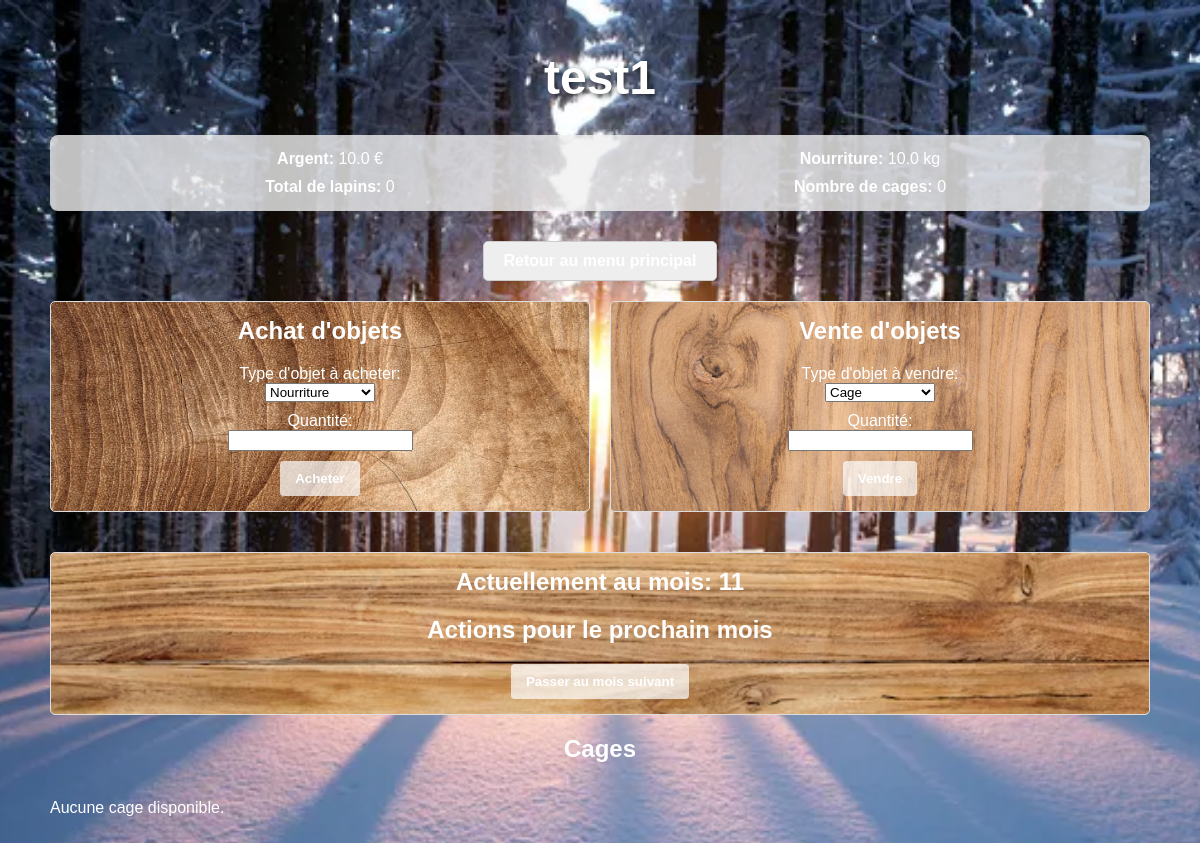
Before: /jeu/rearing/test1/ with the older database file.
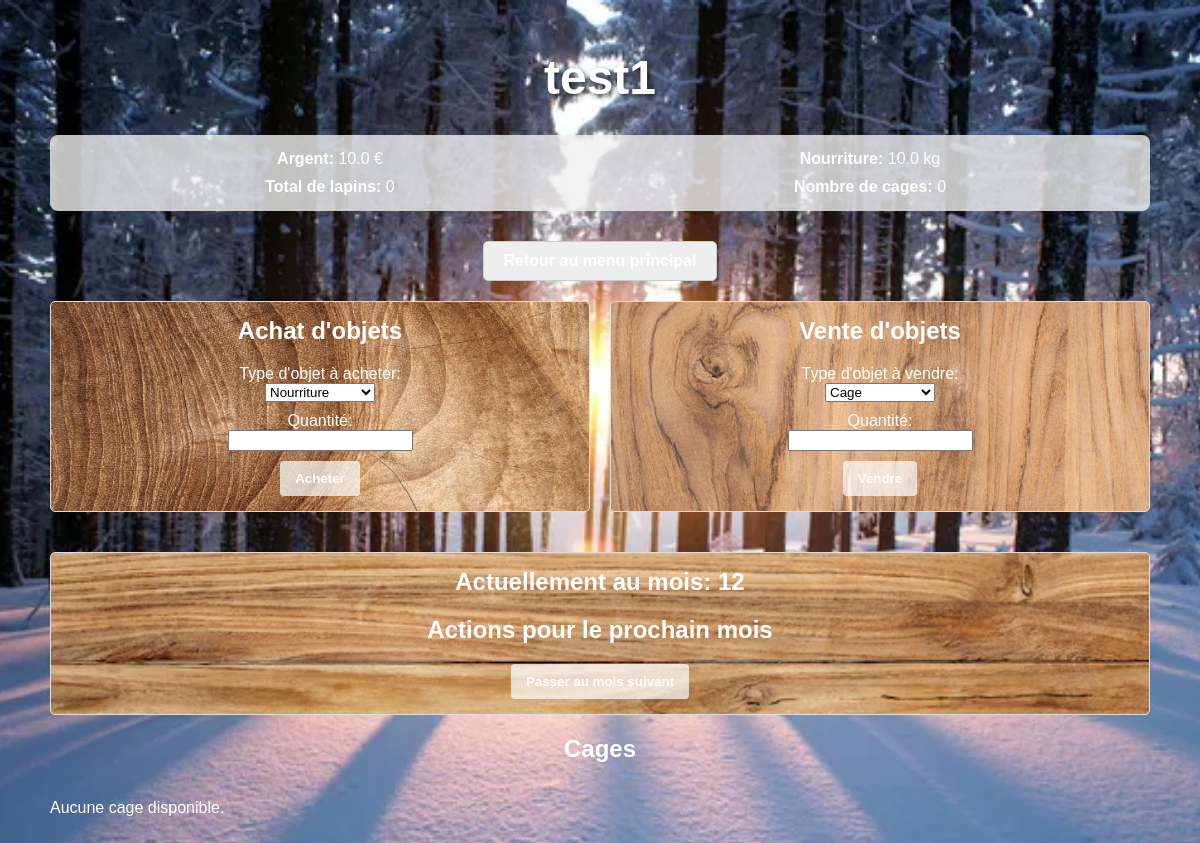
After: the same page with the newer database file.
### jeu/models.py (models this page shows, shortened)
class Rearing(models.Model):
    rearing_name = models.CharField(max_length=20, unique=True)     # Attribut unique pour recuperer les elevages selon leur nom
    game = models.ForeignKey(Game, on_delete=models.CASCADE)        # Sers à compter le nombre de tour ( Rajouter des attributs de jeu si multijoueur)
    current_money = models.FloatField(default=0)
    current_food = models.FloatField(default=0)

class Game(models.Model):
    current_turn = models.IntegerField(default=1)

### jeu/views.py (the view, shortened to what this page needs)
# urls.py: path('rearing/<str:rearing_name>/', views.rearing_dashboard, name='rearing_dashboard'),
def rearing_dashboard(request, rearing_name):
    rearing = get_object_or_404(Rearing, rearing_name=rearing_name)
    rabbits = Rabbit.objects.filter(cage__rearing=rearing)
    cages = Cage.objects.filter(rearing=rearing)
    total_rabbits = rabbits.count()
    total_cages = cages.count()
    month = (rearing.game.current_turn) % 12
    if month in [1, 2, 3]:
        background = 'printemps.png'
    elif month in [4, 5, 6]:
        background = 'ete.png'
    elif month in [7, 8, 9]:
        background = 'automne.png'
    else:
        background = 'hiver.png'
    buy_form = BuyItemForm()
    sell_form = SellItemForm()
    if request.method == 'GET':
        return render(request, 'jeu/dashboard.html', {
            'rearing': rearing,
            'rabbits': rabbits,
            'total_rabbits': total_rabbits,
            'total_cages': total_cages,
            'buy_form': buy_form,
            'sell_form': sell_form,
            'background_image': f"jeu/images/{background}"
        })

### jeu/forms.py
class BuyItemForm(forms.Form):
    ITEM_CHOICES_BUY = [
        ('food', 'Nourriture'),
        ('cage', 'Cage'),
        ('baby', 'Bébé lapin'),
        ('young', 'Jeune lapin'),
        ('male', 'Mâle adulte'),
        ('female', 'Femelle adulte'),
    ]
    item_type = forms.ChoiceField(choices=ITEM_CHOICES_BUY, label="Type d'objet à acheter")
    quantity = forms.IntegerField(min_value=1, label="Quantité")

class SellItemForm(forms.Form):
    ITEM_CHOICES_SELL = [
        ('cage', 'Cage'),
        ('male', 'Mâle adulte'),
        ('female', 'Femelle adulte'),
    ]
    item_type = forms.ChoiceField(choices=ITEM_CHOICES_SELL, label="Type d'objet à vendre")
    quantity = forms.IntegerField(min_value=1, label="Quantité")

### jeu/templates/jeu/dashboard.html (shortened to what this page needs)
<!DOCTYPE html>
{% load static %}
<html lang="fr">
<head>
    <link rel="stylesheet" href="{% static 'css/global.css' %}">
</head>
<body style="background-image: url('{% static background_image %}'); background-size: cover; background-repeat: no-repeat; background-attachment: fixed;">
    <h1 class="dashboard-title">{{ rearing.rearing_name }}</h1>
    <div class="resources">
        <div><strong>Argent:</strong> {{ rearing.current_money }} €</div>
        <div><strong>Nourriture:</strong> {{ rearing.current_food }} kg</div>
        <div><strong>Total de lapins:</strong> {{ total_rabbits }}</div>
        <div><strong>Nombre de cages:</strong> {{ total_cages }}</div>
    </div>
    <div style="display: flex; justify-content: center; margin-top: 30px;">
        <a href="{% url 'jeu:main_menu' %}" class="btn" style="
            padding: 10px 20px;
            background-color: #eee;
            border: 1px solid #ccc;
            border-radius: 5px;
            text-decoration: none;
            font-weight: bold;
            text-align: center;
        ">
        </a>
    </div>
    <div style="display: flex; gap: 20px;">
        <form method="post" class="action-form" style="flex: 1; background-image: url('{% static "jeu/images/bois1.jpg" %}');">
            <h2>Achat d'objets</h2>
            <div class="form-group">
                {{ buy_form.item_type.label_tag }}<br>
                {{ buy_form.item_type }}
            </div>
            <div class="form-group">
                {{ buy_form.quantity.label_tag }}<br>
                {{ buy_form.quantity }}
            </div>
            <button type="submit" class="btn btn-buy">Acheter</button>
        </form>
        <form method="post" class="action-form" style="flex: 1; background-image: url('{% static "jeu/images/bois2.jpg" %}');">
            <h2>Vente d'objets</h2>
            <div class="form-group">
                {{ sell_form.item_type.label_tag }}<br>
                {{ sell_form.item_type }}
            </div>
            <div class="form-group">
                {{ sell_form.quantity.label_tag }}<br>
                {{ sell_form.quantity }}
            </div>
            <button type="submit" class="btn btn-sell">Vendre</button>
        </form>
    </div>
    <form method="post" action="{% url 'jeu:rearing_dashboard' rearing_name=rearing.rearing_name %}" class="action-form" style="background-image: url('{% static "jeu/images/bois3.jpg" %}');">
        <h2>Actuellement au mois: {{ rearing.game.current_turn }}</h2>
        <h2>Actions pour le prochain mois</h2>
        <button type="submit" class="btn btn-next-turn">Passer au mois suivant</button>
    </form>
    <h2>Cages</h2>
    <div class="cages-container">
        {% for cage in rearing.cages.all %}
            <div class="cage-card">
                <h3>Cage #{{ forloop.counter }}</h3>
                <button type="button" onclick="toggleLapins({{ forloop.counter }})" class="btn" style="margin-top: 10px;">Voir les lapins</button>
                <div class="cage-lapins" id="lapins-{{ forloop.counter }}">
                    {% with rabbits=cage.rabbits.all %}
                        {% if rabbits %}
                            <ul>
                                {% for rabbit in rabbits %}
                                    <li class="lapin" title="Faim: {{ rabbit.hunger }}%, Infection: {{ rabbit.infection }}%">
                                        {{ rabbit.type }} - {{ rabbit.age }} mois
                                    </li>
                                {% endfor %}
                            </ul>
                        {% else %}
                            <p>Aucun lapin.</p>
                        {% endif %}
                    {% endwith %}
                </div>
            </div>
        {% empty %}
            <p>Aucune cage disponible.</p>
        {% endfor %}
    </div>
</body>
</html>

### jeu/static/css/global.css (style rules this page uses)
body { font-family: Arial, sans-serif; margin: 0; padding: 50px; text-align: center; color: white; background-size: cover; background-position: center; background-repeat: no-repeat; background-attachment: fixed; }
h1, h2, h3 { margin-top: 0; }
.btn { padding: 10px 15px; color: white; border: none; border-radius: 4px; cursor: pointer; font-weight: bold; transition: background-color 0.3s ease, transform 0.2s ease; }
.btn-buy, .btn-sell, .btn-next-turn { background-color: rgba(255, 255, 255, 0.7); }
.resources { display: grid; grid-template-columns: repeat(2, 1fr); gap: 10px; margin: 20px 0; background-color: rgba(240, 240, 240, 0.8); padding: 15px; border-radius: 8px; }
.dashboard-title { font-size: 3em; margin-bottom: 30px; color: white; text-shadow: 2px 2px 5px rgba(0,0,0,0.6); }
.cages-container { display: flex; overflow-x: auto; gap: 10px; padding-bottom: 10px; }
.action-form { border: 1px solid #ddd; padding: 15px; margin: 20px 0; border-radius: 5px; background-size: cover; background-position: center; color: white; backdrop-filter: blur(5px); }
.form-group { margin-bottom: 10px; }

Changed rows visible on the page:
changed through a linked row, Rearing "test1": game.current_turn "11" → "12"
